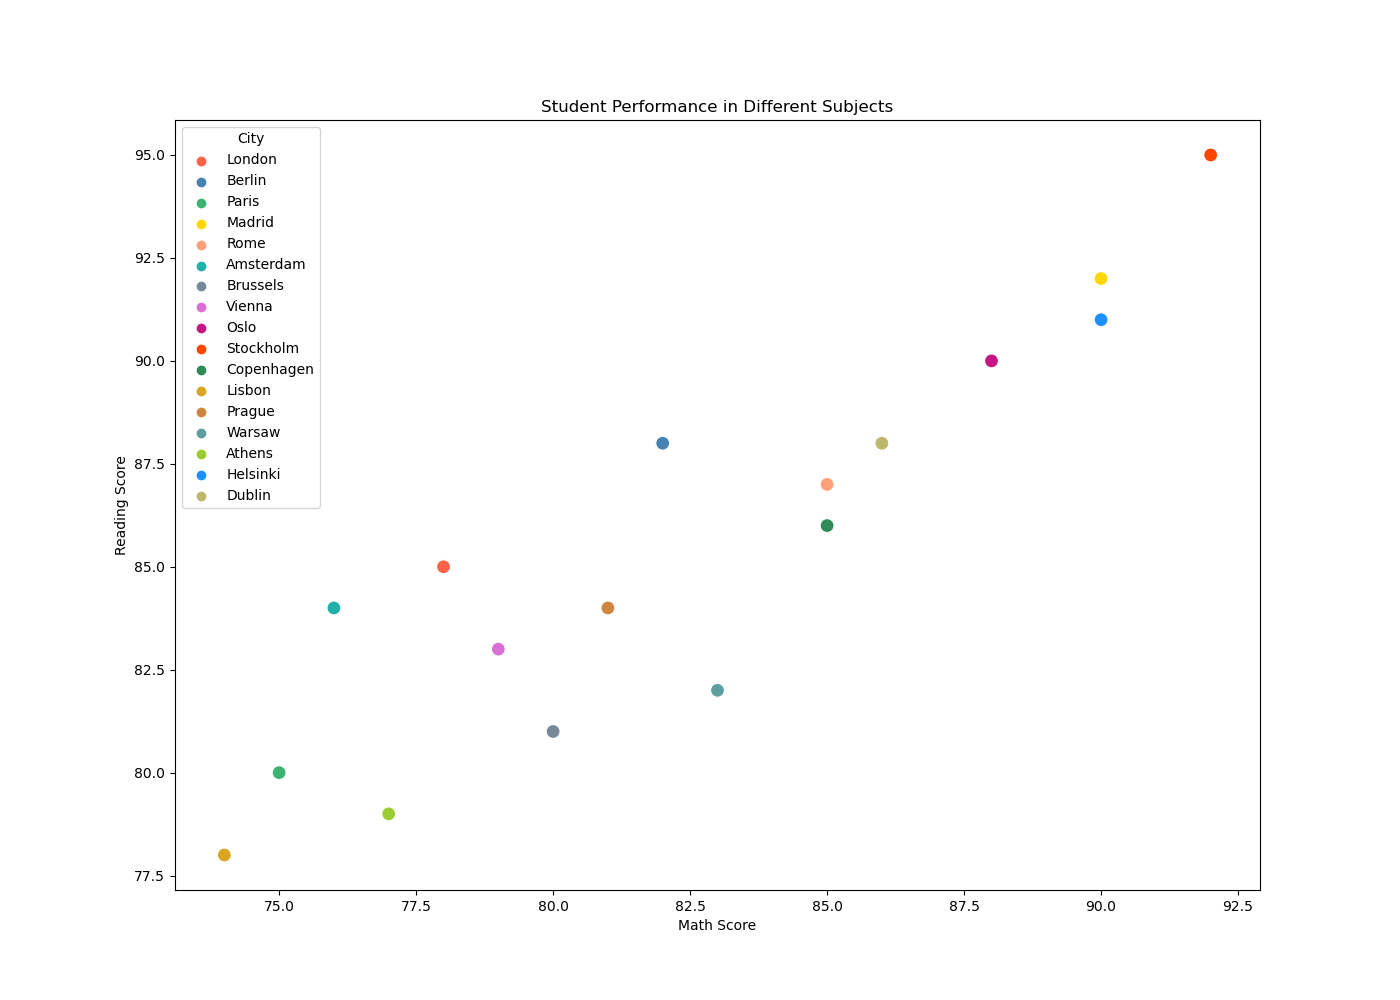

This chart was generated by the following Python code:

import seaborn as sns
import pandas as pd
import matplotlib.pyplot as plt

# Data: Student performance in different subjects
data = {
    'City': [
        'London','Berlin','Paris','Madrid','Rome',
        'Amsterdam','Brussels','Vienna','Oslo',
        'Stockholm','Copenhagen','Lisbon','Prague',
        'Warsaw','Athens','Helsinki','Dublin'
    ],
    'Math Score': [
        78, 82, 75, 90, 85,
        76, 80, 79, 88,
        92, 85, 74, 81,
        83, 77, 90, 86
    ],
    'Reading Score': [
        85, 88, 80, 92, 87,
        84, 81, 83, 90,
        95, 86, 78, 84,
        82, 79, 91, 88
    ]
}

# Convert data to DataFrame
df = pd.DataFrame(data)

# Set the width and height of the plot
plt.figure(figsize=(14, 10))

# Create Seaborn scatterplot
sns.scatterplot(
    x='Math Score', y='Reading Score',
    hue='City', palette=[
        '#FF6347', '#4682B4', '#3CB371', '#FFD700', '#FFA07A',
        '#20B2AA', '#778899', '#DA70D6', '#C71585', '#FF4500',
        '#2E8B57', '#DAA520', '#CD853F', '#5F9EA0', '#9ACD32',
        '#1E90FF', '#BDB76B'
    ],
    data=df,
    s=100  # Marker size
)

# Add labels and title
plt.xlabel('Math Score')
plt.ylabel('Reading Score')
plt.title('Student Performance in Different Subjects')

# Display plot
plt.show()
